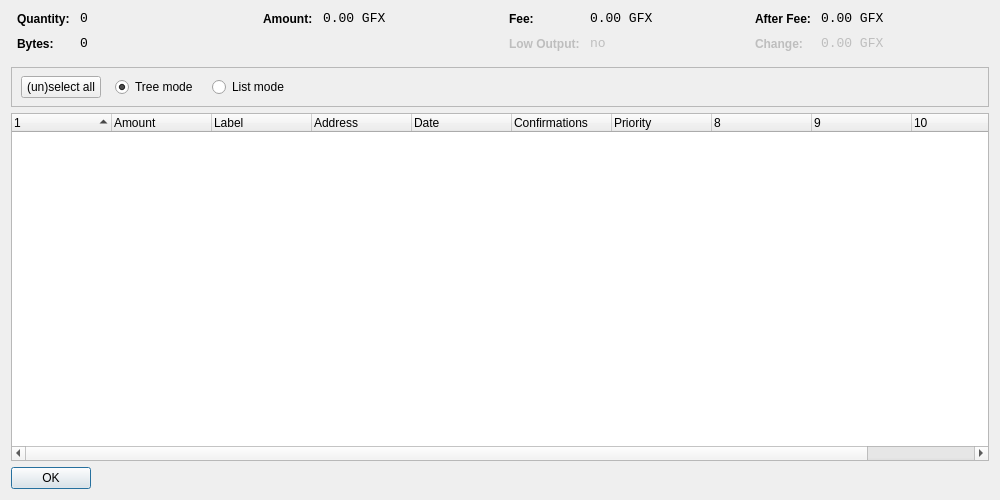
<?xml version="1.0" encoding="UTF-8"?>
<ui version="4.0">
 <class>CoinControlDialog</class>
 <widget class="QDialog" name="CoinControlDialog">
  <property name="geometry">
   <rect>
    <x>0</x>
    <y>0</y>
    <width>1000</width>
    <height>500</height>
   </rect>
  </property>
  <property name="windowTitle">
   <string>Coin Control</string>
  </property>
  <layout class="QVBoxLayout" name="verticalLayout">
   <item>
    <layout class="QHBoxLayout" name="horizontalLayoutTop" stretch="0,0,0,0">
     <property name="topMargin">
      <number>0</number>
     </property>
     <property name="bottomMargin">
      <number>10</number>
     </property>
     <item>
      <layout class="QFormLayout" name="formLayoutCoinControl1">
       <property name="horizontalSpacing">
        <number>10</number>
       </property>
       <property name="verticalSpacing">
        <number>10</number>
       </property>
       <property name="leftMargin">
        <number>6</number>
       </property>
       <property name="rightMargin">
        <number>6</number>
       </property>
       <item row="0" column="0">
        <widget class="QLabel" name="labelCoinControlQuantityText">
         <property name="styleSheet">
          <string notr="true">font-weight:bold;</string>
         </property>
         <property name="text">
          <string>Quantity:</string>
         </property>
        </widget>
       </item>
       <item row="0" column="1">
        <widget class="QLabel" name="labelCoinControlQuantity">
         <property name="font">
          <font>
           <family>Monospace</family>
           <pointsize>10</pointsize>
          </font>
         </property>
         <property name="cursor">
          <cursorShape>IBeamCursor</cursorShape>
         </property>
         <property name="contextMenuPolicy">
          <enum>Qt::ActionsContextMenu</enum>
         </property>
         <property name="text">
          <string notr="true">0</string>
         </property>
         <property name="textInteractionFlags">
          <set>Qt::LinksAccessibleByMouse|Qt::TextSelectableByKeyboard|Qt::TextSelectableByMouse</set>
         </property>
        </widget>
       </item>
       <item row="1" column="0">
        <widget class="QLabel" name="labelCoinControlBytesText">
         <property name="styleSheet">
          <string notr="true">font-weight:bold;</string>
         </property>
         <property name="text">
          <string>Bytes:</string>
         </property>
        </widget>
       </item>
       <item row="1" column="1">
        <widget class="QLabel" name="labelCoinControlBytes">
         <property name="font">
          <font>
           <family>Monospace</family>
           <pointsize>10</pointsize>
          </font>
         </property>
         <property name="cursor">
          <cursorShape>IBeamCursor</cursorShape>
         </property>
         <property name="contextMenuPolicy">
          <enum>Qt::ActionsContextMenu</enum>
         </property>
         <property name="text">
          <string notr="true">0</string>
         </property>
         <property name="textInteractionFlags">
          <set>Qt::LinksAccessibleByMouse|Qt::TextSelectableByKeyboard|Qt::TextSelectableByMouse</set>
         </property>
        </widget>
       </item>
      </layout>
     </item>
     <item>
      <layout class="QFormLayout" name="formLayoutCoinControl2">
       <property name="horizontalSpacing">
        <number>10</number>
       </property>
       <property name="verticalSpacing">
        <number>10</number>
       </property>
       <property name="leftMargin">
        <number>6</number>
       </property>
       <property name="rightMargin">
        <number>6</number>
       </property>
       <item row="0" column="0">
        <widget class="QLabel" name="labelCoinControlAmountText">
         <property name="styleSheet">
          <string notr="true">font-weight:bold;</string>
         </property>
         <property name="text">
          <string>Amount:</string>
         </property>
        </widget>
       </item>
       <item row="0" column="1">
        <widget class="QLabel" name="labelCoinControlAmount">
         <property name="font">
          <font>
           <family>Monospace</family>
           <pointsize>10</pointsize>
          </font>
         </property>
         <property name="cursor">
          <cursorShape>IBeamCursor</cursorShape>
         </property>
         <property name="contextMenuPolicy">
          <enum>Qt::ActionsContextMenu</enum>
         </property>
         <property name="text">
          <string notr="true">0.00 GFX</string>
         </property>
         <property name="textInteractionFlags">
          <set>Qt::LinksAccessibleByMouse|Qt::TextSelectableByKeyboard|Qt::TextSelectableByMouse</set>
         </property>
        </widget>
       </item>
      </layout>
     </item>
     <item>
      <layout class="QFormLayout" name="formLayoutCoinControl3">
       <property name="horizontalSpacing">
        <number>10</number>
       </property>
       <property name="verticalSpacing">
        <number>10</number>
       </property>
       <property name="leftMargin">
        <number>6</number>
       </property>
       <property name="rightMargin">
        <number>6</number>
       </property>
       <item row="0" column="0">
        <widget class="QLabel" name="labelCoinControlFeeText">
         <property name="styleSheet">
          <string notr="true">font-weight:bold;</string>
         </property>
         <property name="text">
          <string>Fee:</string>
         </property>
        </widget>
       </item>
       <item row="0" column="1">
        <widget class="QLabel" name="labelCoinControlFee">
         <property name="font">
          <font>
           <family>Monospace</family>
           <pointsize>10</pointsize>
          </font>
         </property>
         <property name="cursor">
          <cursorShape>IBeamCursor</cursorShape>
         </property>
         <property name="contextMenuPolicy">
          <enum>Qt::ActionsContextMenu</enum>
         </property>
         <property name="text">
          <string notr="true">0.00 GFX</string>
         </property>
         <property name="textInteractionFlags">
          <set>Qt::LinksAccessibleByMouse|Qt::TextSelectableByKeyboard|Qt::TextSelectableByMouse</set>
         </property>
        </widget>
       </item>
       <item row="1" column="0">
        <widget class="QLabel" name="labelCoinControlLowOutputText">
         <property name="enabled">
          <bool>false</bool>
         </property>
         <property name="styleSheet">
          <string notr="true">font-weight:bold;</string>
         </property>
         <property name="text">
          <string>Low Output:</string>
         </property>
        </widget>
       </item>
       <item row="1" column="1">
        <widget class="QLabel" name="labelCoinControlLowOutput">
         <property name="enabled">
          <bool>false</bool>
         </property>
         <property name="font">
          <font>
           <family>Monospace</family>
           <pointsize>10</pointsize>
          </font>
         </property>
         <property name="cursor">
          <cursorShape>IBeamCursor</cursorShape>
         </property>
         <property name="contextMenuPolicy">
          <enum>Qt::ActionsContextMenu</enum>
         </property>
         <property name="text">
          <string notr="true">no</string>
         </property>
         <property name="textInteractionFlags">
          <set>Qt::LinksAccessibleByMouse|Qt::TextSelectableByKeyboard|Qt::TextSelectableByMouse</set>
         </property>
        </widget>
       </item>
      </layout>
     </item>
     <item>
      <layout class="QFormLayout" name="formLayoutCoinControl4">
       <property name="horizontalSpacing">
        <number>10</number>
       </property>
       <property name="verticalSpacing">
        <number>10</number>
       </property>
       <property name="leftMargin">
        <number>6</number>
       </property>
       <property name="rightMargin">
        <number>6</number>
       </property>
       <item row="0" column="0">
        <widget class="QLabel" name="labelCoinControlAfterFeeText">
         <property name="styleSheet">
          <string notr="true">font-weight:bold;</string>
         </property>
         <property name="text">
          <string>After Fee:</string>
         </property>
        </widget>
       </item>
       <item row="0" column="1">
        <widget class="QLabel" name="labelCoinControlAfterFee">
         <property name="font">
          <font>
           <family>Monospace</family>
           <pointsize>10</pointsize>
          </font>
         </property>
         <property name="cursor">
          <cursorShape>IBeamCursor</cursorShape>
         </property>
         <property name="contextMenuPolicy">
          <enum>Qt::ActionsContextMenu</enum>
         </property>
         <property name="text">
          <string notr="true">0.00 GFX</string>
         </property>
         <property name="textInteractionFlags">
          <set>Qt::LinksAccessibleByMouse|Qt::TextSelectableByKeyboard|Qt::TextSelectableByMouse</set>
         </property>
        </widget>
       </item>
       <item row="1" column="0">
        <widget class="QLabel" name="labelCoinControlChangeText">
         <property name="enabled">
          <bool>false</bool>
         </property>
         <property name="styleSheet">
          <string notr="true">font-weight:bold;</string>
         </property>
         <property name="text">
          <string>Change:</string>
         </property>
        </widget>
       </item>
       <item row="1" column="1">
        <widget class="QLabel" name="labelCoinControlChange">
         <property name="enabled">
          <bool>false</bool>
         </property>
         <property name="font">
          <font>
           <family>Monospace</family>
           <pointsize>10</pointsize>
          </font>
         </property>
         <property name="cursor">
          <cursorShape>IBeamCursor</cursorShape>
         </property>
         <property name="contextMenuPolicy">
          <enum>Qt::ActionsContextMenu</enum>
         </property>
         <property name="text">
          <string notr="true">0.00 GFX</string>
         </property>
         <property name="textInteractionFlags">
          <set>Qt::LinksAccessibleByMouse|Qt::TextSelectableByKeyboard|Qt::TextSelectableByMouse</set>
         </property>
        </widget>
       </item>
      </layout>
     </item>
    </layout>
   </item>
   <item>
    <widget class="QFrame" name="frame">
     <property name="minimumSize">
      <size>
       <width>0</width>
       <height>40</height>
      </size>
     </property>
     <property name="frameShape">
      <enum>QFrame::StyledPanel</enum>
     </property>
     <property name="frameShadow">
      <enum>QFrame::Sunken</enum>
     </property>
     <widget class="QWidget" name="horizontalLayoutWidget">
      <property name="geometry">
       <rect>
        <x>10</x>
        <y>0</y>
        <width>781</width>
        <height>41</height>
       </rect>
      </property>
      <layout class="QHBoxLayout" name="horizontalLayoutPanel" stretch="0,0,0,0,0">
       <property name="spacing">
        <number>14</number>
       </property>
       <item>
        <widget class="QPushButton" name="pushButtonSelectAll">
         <property name="sizePolicy">
          <sizepolicy hsizetype="Maximum" vsizetype="Fixed">
           <horstretch>0</horstretch>
           <verstretch>0</verstretch>
          </sizepolicy>
         </property>
         <property name="text">
          <string>(un)select all</string>
         </property>
        </widget>
       </item>
       <item>
        <widget class="QRadioButton" name="radioTreeMode">
         <property name="sizePolicy">
          <sizepolicy hsizetype="Maximum" vsizetype="Fixed">
           <horstretch>0</horstretch>
           <verstretch>0</verstretch>
          </sizepolicy>
         </property>
         <property name="text">
          <string>Tree mode</string>
         </property>
         <property name="checked">
          <bool>true</bool>
         </property>
        </widget>
       </item>
       <item>
        <widget class="QRadioButton" name="radioListMode">
         <property name="sizePolicy">
          <sizepolicy hsizetype="Maximum" vsizetype="Fixed">
           <horstretch>0</horstretch>
           <verstretch>0</verstretch>
          </sizepolicy>
         </property>
         <property name="text">
          <string>List mode</string>
         </property>
        </widget>
       </item>
       <item>
        <spacer name="horizontalSpacer">
         <property name="orientation">
          <enum>Qt::Horizontal</enum>
         </property>
         <property name="sizeHint" stdset="0">
          <size>
           <width>40</width>
           <height>20</height>
          </size>
         </property>
        </spacer>
       </item>
      </layout>
     </widget>
    </widget>
   </item>
   <item>
    <widget class="CoinControlTreeWidget" name="treeWidget">
     <property name="contextMenuPolicy">
      <enum>Qt::CustomContextMenu</enum>
     </property>
     <property name="sortingEnabled">
      <bool>false</bool>
     </property>
     <property name="columnCount">
      <number>11</number>
     </property>
     <attribute name="headerShowSortIndicator" stdset="0">
      <bool>true</bool>
     </attribute>
     <attribute name="headerStretchLastSection">
      <bool>false</bool>
     </attribute>
     <column>
      <property name="text">
       <string/>
      </property>
     </column>
     <column>
      <property name="text">
       <string>Amount</string>
      </property>
     </column>
     <column>
      <property name="text">
       <string>Label</string>
      </property>
     </column>
     <column>
      <property name="text">
       <string>Address</string>
      </property>
     </column>
     <column>
      <property name="text">
       <string>Date</string>
      </property>
     </column>
     <column>
      <property name="text">
       <string>Confirmations</string>
      </property>
      <property name="toolTip">
       <string>Confirmed</string>
      </property>
     </column>
     <column>
      <property name="text">
       <string>Priority</string>
      </property>
     </column>
     <column>
      <property name="text">
       <string/>
      </property>
     </column>
     <column>
      <property name="text">
       <string/>
      </property>
     </column>
     <column>
      <property name="text">
       <string/>
      </property>
     </column>
     <column>
      <property name="text">
       <string/>
      </property>
     </column>
    </widget>
   </item>
   <item>
    <widget class="QDialogButtonBox" name="buttonBox">
     <property name="sizePolicy">
      <sizepolicy hsizetype="Maximum" vsizetype="Fixed">
       <horstretch>0</horstretch>
       <verstretch>0</verstretch>
      </sizepolicy>
     </property>
     <property name="orientation">
      <enum>Qt::Horizontal</enum>
     </property>
     <property name="standardButtons">
      <set>QDialogButtonBox::Ok</set>
     </property>
    </widget>
   </item>
  </layout>
 </widget>
 <customwidgets>
  <customwidget>
   <class>CoinControlTreeWidget</class>
   <extends>QTreeWidget</extends>
   <header>coincontroltreewidget.h</header>
  </customwidget>
 </customwidgets>
 <resources/>
 <connections/>
</ui>
